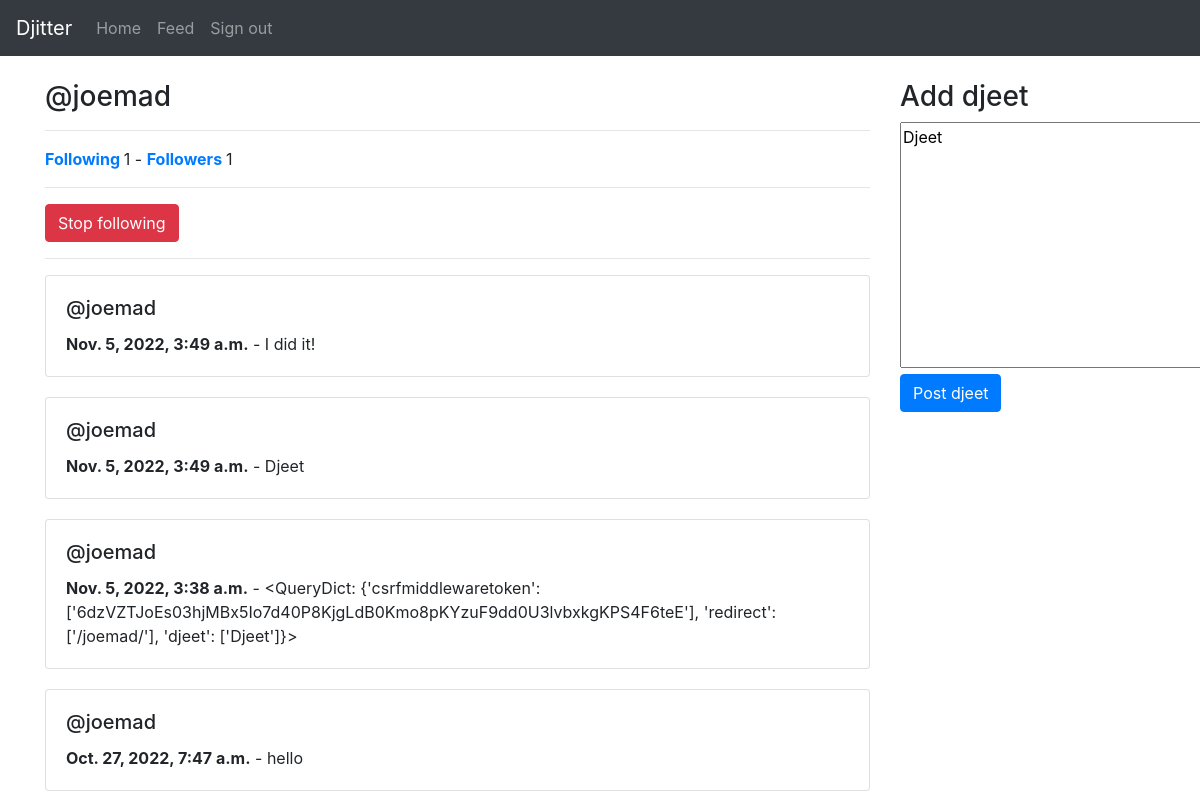
Screenshot of /joemad/ (signed in) with the database file from the repository.
### djeeterprofile/models.py (models this page shows, shortened)
class DjeeterProfile(models.Model):
    user = models.OneToOneField(User, on_delete=models.DO_NOTHING)
    follows = models.ManyToManyField('self',
                                     related_name='followed_by',
                                     symmetrical=False)

### djeet/models.py (models this page shows, shortened)
class Djeet(models.Model):
    user = models.ForeignKey(User,
                             related_name='djeets',
                             on_delete=models.DO_NOTHING)
    body = models.CharField(max_length=255)
    created_at = models.DateTimeField(auto_now_add=True)
    class Meta:
        ordering = ('-created_at', )

### djeeterprofile/views.py (the view)
# urls.py: path('<str:username>/', profile, name='profile'),
@login_required
def profile(request, username):
    if request.user.is_authenticated:
        user = User.objects.get(username=username)
        if request.method == 'POST':
            djeet = Djeet(body=request.POST['djeet'])
            djeet.user = request.user
            djeet.save()
            redirecturl = request.POST.get('redirect', '/')
            return redirect(redirecturl)
        else:
            return render(request, 'profile.html', {'user': user})
    else:
        return redirect('/')

### templates/profile.html (shortened to what this page needs)
{% extends "templates/base.html" %}
{% block main %}
<div class="row">
    <div class="col-9">
        <h3>@{{ user.username }}</h3>
        <hr>
        <p>
            <strong><a href="/{{ user.username }}/following">Following </a></strong>{{ user.djeeterprofile.follows.count }} - <strong><a href="/{{ user.username }}/followers">Followers </a></strong>{{ user.djeeterprofile.followed_by.count }}
        </p>
        {% if request.user %}
            <hr>
            {% if request.user.djeeterprofile in user.djeeterprofile.followed_by.all %}
                <a href="/{{ user.username }}/stopfollow" class="btn btn-danger">Stop following</a>
            {% else %}
                <a href="/{{ user.username }}/follow" class="btn btn-success">Follow</a>
            {% endif %}
        {% endif %}
        <hr>
        {% if user.djeets.all %}
            {% for djeet in user.djeets.all %}
                <div class="card" style="margin-bottom: 20px;">
                    <div class="card-body">
                        <h5 class="card-title">
                            @{{ user.username }}
                        </h5>
                        <p class="card-text">
                            <strong>{{ djeet.created_at }}</strong>
                            - {{ djeet.body }}
                        </p>
                    </div>
                </div>
            {% endfor %}
        {% else %}
            <p>Nothing to see here!</p>
        {% endif %}
    </div>
    <div class="col-3">
        <h3>Add djeet</h3>
        <form action="/{{ request.user.username }}/" method="post">
            <textarea name="djeet" id="djeet" cols="30" rows="10">Djeet</textarea><br>
            <input type="submit" value="Post djeet" class="btn btn-primary">
        </form>
    </div>
</div>
{% endblock main %}

### rows the page displays
Djeet: created_at "Nov. 5, 2022, 3:49 a.m.", body "I did it!"
Djeet: created_at "Nov. 5, 2022, 3:49 a.m.", body "Djeet"
Djeet: created_at "Nov. 5, 2022, 3:38 a.m.", body "<QueryDict: {'csrfmiddlewaretoken': ['6dzVZTJoEs03hjMBx5Io7d40P8KjgLdB0Kmo8pKYzuF9dd0U3lvbxkgKPS4F6teE'], 'redirect': ['/joemad/'], 'djeet': ['Djeet']}>"
Djeet: created_at "Oct. 27, 2022, 7:47 a.m.", body "hello"

### other values shown
{{ user.username }} "joemad"
{{ user.djeeterprofile.follows.count }} "1"
{{ user.djeeterprofile.followed_by.count }} "1"
